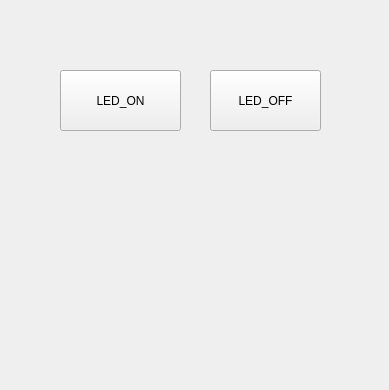
<?xml version="1.0" encoding="UTF-8"?>
<ui version="4.0">
 <class>Form</class>
 <widget class="QWidget" name="Form">
  <property name="geometry">
   <rect>
    <x>0</x>
    <y>0</y>
    <width>389</width>
    <height>390</height>
   </rect>
  </property>
  <property name="windowTitle">
   <string>Form</string>
  </property>
  <widget class="QPushButton" name="btnledon">
   <property name="geometry">
    <rect>
     <x>60</x>
     <y>70</y>
     <width>121</width>
     <height>61</height>
    </rect>
   </property>
   <property name="text">
    <string>LED_ON</string>
   </property>
  </widget>
  <widget class="QPushButton" name="btnledoff">
   <property name="geometry">
    <rect>
     <x>210</x>
     <y>70</y>
     <width>111</width>
     <height>61</height>
    </rect>
   </property>
   <property name="text">
    <string>LED_OFF</string>
   </property>
  </widget>
 </widget>
 <resources/>
 <connections/>
</ui>
